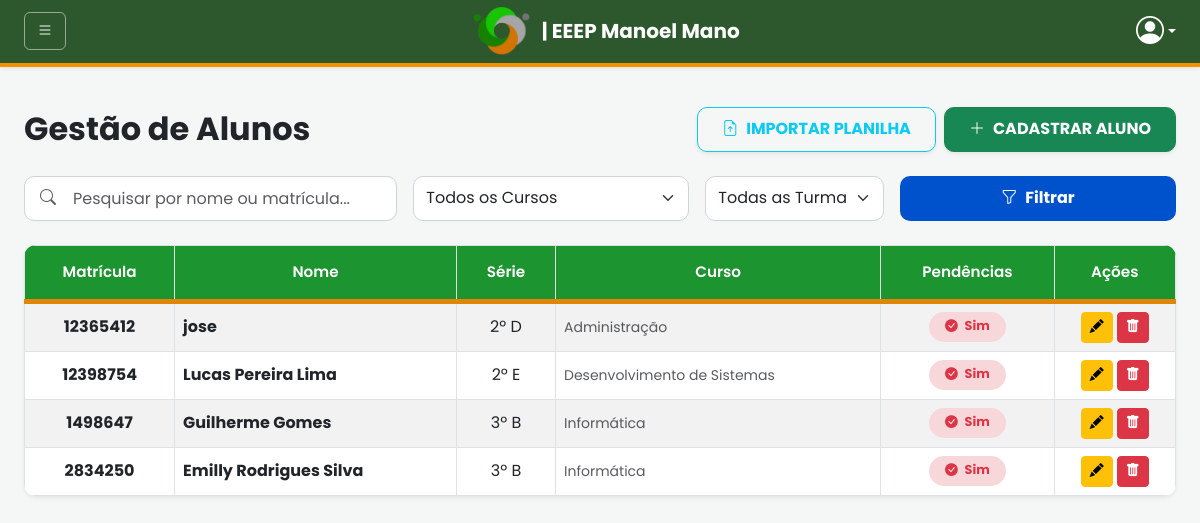
The page /alunos/visualizar.php on the database as committed earlier.
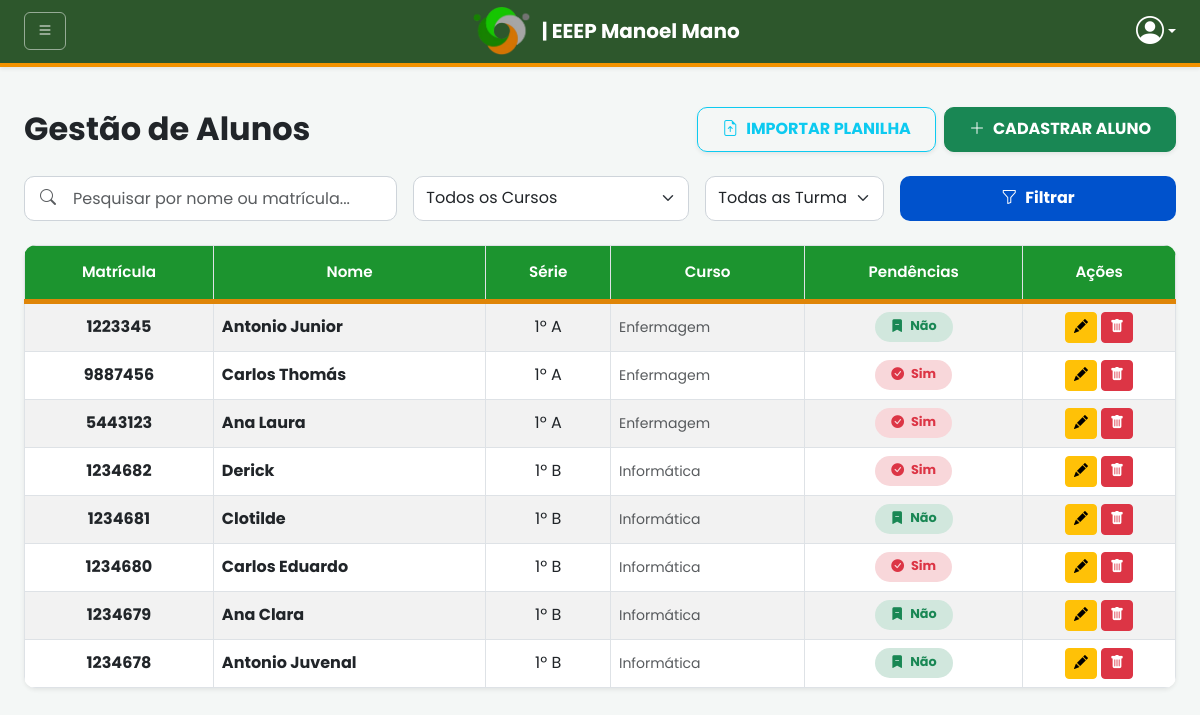
The same page on the database as committed later.
### tables this page shows
CREATE TABLE `alunos` (
  `id_aluno` int(11) NOT NULL,
  `nome_aluno` varchar(255) NOT NULL,
  `numero_chamada` int(3) DEFAULT NULL,
  `matricula` int(11) NOT NULL,
  `fk_id_turma` int(11) DEFAULT NULL
);

CREATE TABLE `turmas` (
  `id_turma` int(11) NOT NULL,
  `curso` varchar(100) NOT NULL,
  `identificador_curso` varchar(1) NOT NULL,
  `ano_conclusao` year(4) NOT NULL,
  `serie_atual` varchar(10) NOT NULL
);

### alunos/visualizar.php (the view, shortened to what this page needs)
<?php
include('../includes/conexao.php');
$itens_por_pagina = 10;
$pagina_atual = isset($_GET['pagina']) ? (int) $_GET['pagina'] : 1;
$offset = ($pagina_atual - 1) * $itens_por_pagina;
$busca = isset($_GET['busca']) ? mysqli_real_escape_string($conn, $_GET['busca']) : "";
$condicoes = " WHERE 1=1";
$sql = "SELECT a.*, t.serie_atual, t.curso, t.identificador_curso,
               CASE
                   WHEN EXISTS(
                       SELECT 1 FROM emprestimos e
                       WHERE a.nome_aluno = e.nome_aluno AND
                       e.status IN ('Pendente', 'Renovado', 'Atrasado')
                   ) THEN 'Sim' ELSE 'Não' END AS pendencias
        FROM alunos a
        INNER JOIN turmas t ON a.fk_id_turma = t.id_turma" .
    $condicoes . " ORDER BY t.serie_atual, t.identificador_curso ASC LIMIT $itens_por_pagina OFFSET $offset";
$resAlunos = mysqli_query($conn, $sql);
?>
<!DOCTYPE html>
<html lang="pt-br">
<head>
    <link href="https://cdn.jsdelivr.net/npm/bootstrap@5.3.0/dist/css/bootstrap.min.css" rel="stylesheet">
    <link rel="stylesheet" href="https://cdn.jsdelivr.net/npm/bootstrap-icons@1.11.1/font/bootstrap-icons.css">
    <link rel="stylesheet" href="alunos.css">
    <link rel="stylesheet" href="botoes.css">
</head>
<body>
    <?php include('../includes/menu.php'); ?>
    <div class="container-fluid mt-4 px-3 px-sm-4">
        <div class="row align-items-center mt-3 mb-4 g-3">
            <div class="col-12 col-md-6 text-center text-md-start">
                <h2 class="fw-bold text-dark mb-0">Gestão de Alunos</h2>
            </div>
            <div class="col-12 col-md-6">
                <div class="d-flex flex-column flex-sm-row justify-content-md-end gap-2">
                    <a href="importar_alunos.php"
                        class="btn btn-outline-info fw-bold d-inline-flex align-items-center justify-content-center shadow-sm px-4 py-2"
                        style="height: 45px; border-radius: 10px;">
                        <i class="bi bi-file-earmark-arrow-up me-2"></i>IMPORTAR PLANILHA
                    </a>
                    <a href="cadastro_aluno.php"
                        class="btn btn-success fw-bold d-inline-flex align-items-center justify-content-center shadow-sm px-4 py-2"
                        style="height: 45px; border-radius: 10px;">
                        <i class="bi bi-plus-lg me-2"></i>CADASTRAR ALUNO
                    </a>
                </div>
            </div>
        </div>
        <form action="" method="GET" class="row g-3 mb-4 align-items-end">
            <div class="col-12 col-md-4 position-relative">
                <input type="text" name="busca" class="form-control form-control-custom ps-5"
                    placeholder="Pesquisar por nome ou matrícula..." value="<?= htmlspecialchars($busca) ?>">
                <i class="bi bi-search position-absolute top-50 start-0 translate-middle-y ms-4 text-muted"></i>
            </div>
            <div class="col-12 col-sm-6 col-md-3">
                <select name="curso" class="form-select form-control-custom">
                    <option value="">Todos os Cursos</option>
                </select>
            </div>
            <div class="col-12 col-sm-6 col-md-2">
                <select name="turma" class="form-select form-control-custom">
                    <option value="">Todas as Turmas</option>
                </select>
            </div>
            <div class="col-12 col-md-3">
                <div class="d-flex gap-2">
                    <button type="submit" class="btn btn-filtrar flex-grow-1 btn-mobile-full">
                        <i class="bi bi-funnel me-2"></i>Filtrar
                    </button>
                </div>
            </div>
        </form>
        <?php if (mysqli_num_rows($resAlunos) > 0): ?>
            <div class="table-container shadow-sm mb-3">
                <div class="table-responsive">
                    <table class="table table-bordered table-striped table-hover align-middle mb-0">
                        <thead class="thead-verde text-center">
                            <tr>
                                <th class="py-3">Matrícula</th>
                                <th class="py-3">Nome</th>
                                <th class="py-3">Série</th>
                                <th class="py-3">Curso</th>
                                <th class="py-3">Pendências</th>
                                <th class="py-3">Ações</th>
                            </tr>
                        </thead>
                        <tbody>
                            <?php while ($aluno = mysqli_fetch_assoc($resAlunos)): ?>
                                <tr>
                                    <td class="text-center fw-bold"><?= $aluno['matricula'] ?></td>
                                    <td class="fw-bold text-dark"><?= htmlspecialchars($aluno['nome_aluno']) ?></td>
                                    <td class="text-center">
                                        <?= $aluno['serie_atual'] ?>º <?= $aluno['identificador_curso'] ?>
                                    </td>
                                    <td class="text-start small text-muted"><?= $aluno['curso'] ?></td>
                                    <td class="text-center align-middle">
                                        <?php if ($aluno['pendencias'] === 'Sim'): ?>
                                            <span class="badge bg-danger-subtle text-danger px-3 py-2 rounded-pill fw-bold"
                                                style="font-size: 0.8rem;">
                                                <i class="bi bi-check-circle-fill me-1"></i> Sim
                                            </span>
                                        <?php else: ?>
                                            <span class="badge bg-success-subtle text-success px-3 py-2 rounded-pill fw-bold"
                                                style="font-size: 0.8rem;">
                                                <i class="bi bi-bookmark-dash-fill me-1"></i> Não
                                            </span>
                                        <?php endif; ?>
                                    </td>
                                    <td class="text-center">
                                        <div class="d-flex justify-content-center gap-1">
                                            <a href="editar_aluno.php?id=<?= $aluno['id_aluno'] ?>"
                                                class="btn btn-sm btn-warning px-2">
                                                <i class="bi bi-pencil-fill"></i>
                                            </a>
                                            <a href="excluir_aluno.php?id=<?= $aluno['id_aluno'] ?>"
                                                class="btn btn-sm btn-danger px-2"
                                                onclick="return confirm('Deseja excluir este aluno? Esta ação não pode ser desfeita!')">
                                                <i class="bi bi-trash-fill"></i>
                                            </a>
                                        </div>
                                    </td>
                                </tr>
                            <?php endwhile; ?>
                        </tbody>
                    </table>
                </div>
            </div>
        <?php endif; ?>
    </div>
</body>
</html>

### includes/menu.php (shortened to what this page needs)
<nav class="navbar navbar-dark shadow-sm sticky-top">
    <div class="container-fluid d-flex align-items-center justify-content-between">
        <button class="btn btn-menu-toggle me-3" type="button" data-bs-toggle="offcanvas" data-bs-target="#sidebarMenu">
            <i class="bi bi-list"></i>
        </button>
        <div class="d-flex align-items-center">
            <a href="../painel/painel_adm.php" class="d-flex align-items-center text-decoration-none">
                <img src="../img/LogoEscola1-removebg.png" alt="Logo EEEP" style="height: 50px; width: auto;"
                    class="img-fluid">
                <h4 class="text-white m-0 ms-2 d-none d-sm-inline-block fw-bold fs-5 text-truncate"
                    style="max-width: 200px; @media(min-width: 768px){max-width: 100%;}">
                    | EEEP Manoel Mano
                </h4>
            </a>
        </div>
        <div class="dropdown">
            <a href="#" class="d-flex align-items-center text-white text-decoration-none dropdown-toggle"
                id="dropdownUser" data-bs-toggle="dropdown" aria-expanded="false">
                <i class="bi bi-person-circle fs-3 text-white"></i>
            </a>
        </div>
    </div>
</nav>

### alunos/alunos.css (style rules this page uses)
body { font-family: "Poppins", sans-serif; background-color: #f4f6f9; color: #333; }
.thead-verde th { background-color: #1c942f !important; color: white !important; border-bottom: 5px solid #df8508 !important; padding: 15px !important; font-weight: 600; font-size: 0.95rem; }
.table-striped > tbody > tr:nth-of-type(odd) { background-color: #a8ffa8 !important; }
.table-container { background-color: white; border-radius: 12px; overflow: hidden; border: none; }
.form-control-custom { height: 45px; border-radius: 10px; border: 1px solid #ced4da; }

### alunos/botoes.css (style rules this page uses)
.btn-filtrar { background-color: #0052cc; color: white; font-weight: bold; border: none; border-radius: 10px; transition: 0.2s ease; height: 45px; display: inline-flex; align-items: center; justify-content: center; }

### includes/menu.php (style rules this page uses)
:root { --verde-eeep: #2d572c; --laranja-eeep: #f39200; --branco: #ffffff; }
body { background-color: #f4f7f6; }
.navbar { background-color: var(--verde-eeep) !important; border-bottom: 4px solid var(--laranja-eeep); display: flex; justify-content: space-between; align-items: center; padding: 0.5rem 1.5rem; }
.bi-person-circle { color: white; transition: opacity 0.2s; }
.btn-menu-toggle { color: var(--branco); border: 1px solid rgba(255, 255, 255, 0.5); }
.navbar { padding: 0.4rem 0.75rem !important; }

Rows that differ between the two databases and show on the page:
removed alunos: matricula "12365412", nome_aluno "jose", fk_id_turma.serie_atual "2", fk_id_turma.identificador_curso "D", fk_id_turma.curso "Administração", shows "Sim"
removed alunos: matricula "1498647", nome_aluno "Guilherme Gomes", fk_id_turma.serie_atual "3", fk_id_turma.identificador_curso "B", fk_id_turma.curso "Informática", shows "Sim"
removed alunos: matricula "2834250", nome_aluno "Emilly Rodrigues Silva", fk_id_turma.serie_atual "3", fk_id_turma.identificador_curso "B", fk_id_turma.curso "Informática", shows "Sim"
added alunos: matricula "1223345", nome_aluno "Antonio Junior", fk_id_turma.serie_atual "1", fk_id_turma.identificador_curso "A", fk_id_turma.curso "Enfermagem", shows "Não"
added alunos: matricula "9887456", nome_aluno "Carlos Thomás", fk_id_turma.serie_atual "1", fk_id_turma.identificador_curso "A", fk_id_turma.curso "Enfermagem", shows "Sim"
added alunos: matricula "5443123", nome_aluno "Ana Laura", fk_id_turma.serie_atual "1", fk_id_turma.identificador_curso "A", fk_id_turma.curso "Enfermagem", shows "Sim"
added alunos: matricula "1234682", nome_aluno "Derick", fk_id_turma.serie_atual "1", fk_id_turma.identificador_curso "B", fk_id_turma.curso "Informática", shows "Sim"
added alunos: matricula "1234681", nome_aluno "Clotilde", fk_id_turma.serie_atual "1", fk_id_turma.identificador_curso "B", fk_id_turma.curso "Informática", shows "Não"
added alunos: matricula "1234680", nome_aluno "Carlos Eduardo", fk_id_turma.serie_atual "1", fk_id_turma.identificador_curso "B", fk_id_turma.curso "Informática", shows "Sim"
changed alunos: matricula "12398754" → "1234679"; nome_aluno "Lucas Pereira Lima" → "Ana Clara"; fk_id_turma.serie_atual "2" → "1"; fk_id_turma.identificador_curso "E" → "B"; fk_id_turma.curso "Desenvolvimento de Sistemas" → "Informática"; text "Sim" → "Não"
added alunos: matricula "1234678", nome_aluno "Antonio Juvenal", fk_id_turma.serie_atual "1", fk_id_turma.identificador_curso "B", fk_id_turma.curso "Informática", shows "Não"
